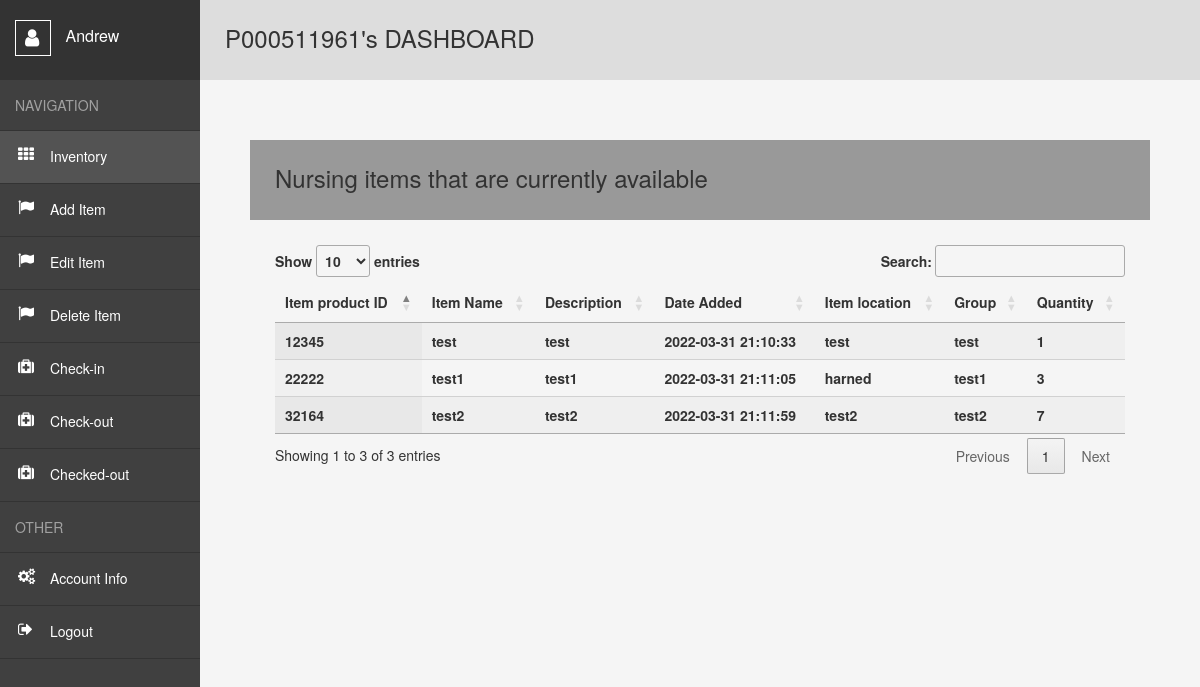
Page /user (signed in) on the earlier database version.
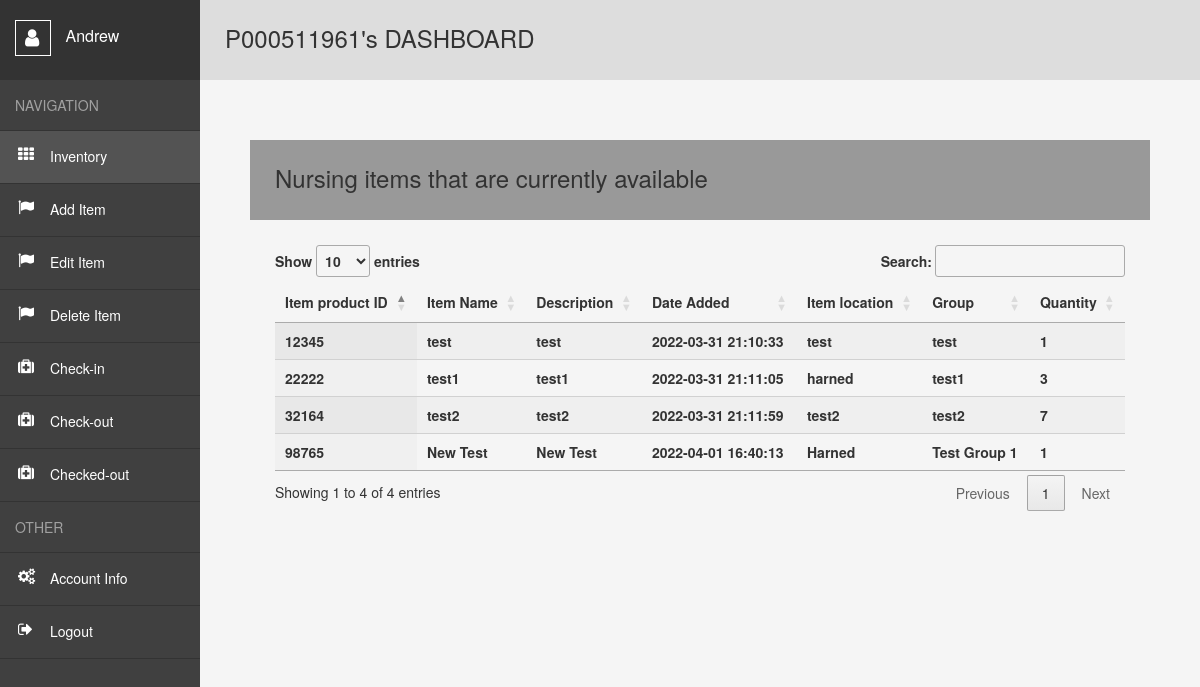
Same page on the later database version.
### website/models.py (models this page shows)
class User(db.Model, UserMixin):##usermixin makes it easier for user login
    id = db.Column(db.Integer, primary_key=True)##unique key
    email = db.Column(db.String(320), unique=True)##cant have the same email
    telnum = db.Column(db.String(10),unique=True)##cant have the same telephone number
    s_id = db.Column(db.String(9),unique=True)
    fname = db.Column(db.String(26))
    lname = db.Column(db.String(50))
    password = db.Column(db.String(15))
    sf = db.Column(db.String(7))
    zip = db.Column(db.String(5))
    date_created = db.Column(db.DateTime(timezone=True), default=func.now())
    borroweditems= db.relationship('Borroweditem', backref='user',passive_deletes=True)##reference all borroweditems##relationship with db
    creators= db.relationship('Inventory', backref='user',passive_deletes=True)##reference all borroweditems##relationship with db

class Inventory(db.Model):
    id = db.Column(db.Integer, primary_key=True)
    product_id = db.Column(db.Integer(), unique=True)
    product_name = db.Column(db.String(26))
    date_added = db.Column(db.DateTime(timezone=True), default=func.now())
    desc=db.Column(db.String(200))
    i_loc=db.Column(db.String(200))
    quantity= db.Column(db.Integer)
    group= db.Column(db.String(26))
    subgroup=db.Column(db.String(26))
    Creator = db.Column(db.Integer, db.ForeignKey('user.id', ondelete="CASCADE"),nullable=False) ##foreign key relationship //id of who added it.

### website/views.py (the view)
@views.route("/user")
@login_required## needs to be logged in to be accessed
def user():
    if session.get("SCHOOL_ID", None) is not None and session.get("FNAME",None) is not None:
        items = Inventory.query.filter().all()
        return render_template("user.html",user = current_user,data = items)
    else:
        flash("You do not have access to this page! Pls, Log in!", category="error")
        return redirect(url_for('views.home'))

### website/templates/user.html (shortened to what this page needs)
<!DOCTYPE html>
<html lang="en">
<head>
    <link rel= "stylesheet" type= "text/css" href= "{{ url_for('static',filename='styles3.css') }}">
    <link rel="stylesheet" href="https://maxcdn.bootstrapcdn.com/bootstrap/3.3.6/css/bootstrap.min.css" />
    <link href='https://cdn.datatables.net/1.10.24/css/jquery.dataTables.min.css' rel='stylesheet' type='text/css'>
</head>
<body>
  {% if session['SCHOOL_ID'] and session['FNAME'] and session['LNAME'] and session['DATE'] and session['SF'] and user.is_authenticated %}
    <div class="wrapper">
        <nav>
          <header>
            <span></span>
              {{session['FNAME']}}
          </header>
          <ul>
            <li><span>Navigation</span></li>
            <li><a class="active" style="text-decoration:none" href="{{url_for('views.user')}}">Inventory</a></li>
            <li><a style="text-decoration:none" href="{{url_for('views.add')}}">Add Item</a></li>
            <li><a style="text-decoration:none" href="{{url_for('views.edit')}}">Edit Item</a></li>
            <li><a style="text-decoration:none" href="{{url_for('views.delete')}}">Delete Item</a></li>
            <li><a style="text-decoration:none" href="{{url_for('views.Check_in')}}">Check-in</a></li>
            <li><a style="text-decoration:none" href="{{url_for('views.Check_out')}}">Check-out</a></li>
            <li><a style="text-decoration:none" href="{{url_for('views.Checked')}}">Checked-out</a></li>
            <li><span>Other</span></li>
            <li><a style="text-decoration:none" href="{{url_for('views.account_info')}}">Account Info</a></li>
            <li><a style="text-decoration:none" href="{{url_for('auth.logout')}}">Logout</a></li>
          </ul>
        </nav>
        <main>
          <h1>P{{session['SCHOOL_ID']}}'s DASHBOARD</h1>
          <div class="container-fluid">
            <div class="row" style="padding:50px;">
                <p><h2>Nursing items that are currently available</h1></p>
                <div >
                    <table id='empTable' class='display dataTable' width='100%'>
                        <thead>
                        <tr>
                            <th>Item product ID</th>
                            <th>Item Name</th>
                            <th>Description</th>
                            <th>Date Added</th>
                            <th>Item location</th>
                            <th>Group</th>
                            <th>Quantity</th>
                        </tr>
                        </thead>
                        <tbody>
                          {% for row in data %}
                          <tr>
                              <th>{{row.product_id}}</th>
                              <th>{{row.product_name}}</th>
                              <th>{{row.desc}}</th>
                              <th>{{row.date_added}}</th>
                              <th>{{row.i_loc}}</th>
                              <th>{{row.group}}</th>
                              <th>{{row.quantity}}</th>
                          </tr>
                          {% endfor %}
                        </tbody>
                    </table>
                </div>
           </div>
        </div>
        </main>
      </div>
    {% endif %}
</body>
</html>

### website/static/styles3.css (style rules this page uses)
*, *:before, *:after { margin: 0; padding: 0; box-sizing: border-box; }
*:before, *:after { content: ""; display: block; position: absolute; }
html, body { height: 100%; }
body { font: 15px "Open Sans", sans-serif; color: #777; }
a { cursor: pointer; }
ul { list-style: none; }
.wrapper { display: flex; min-height: 100%; }
nav { width: 200px; background: #404040; }
nav header { position: relative; height: 80px; padding: 20px 0 0 15px; font-size: 16px; color: #fff; background: #333; }
nav header span { position: relative; display: inline-block; width: 36px; height: 36px; margin: 0 10px 0 0; vertical-align: middle; border: 1px solid #fff; }
nav header span:before { content: "\f007"; font: normal 20px fontawesome; top: 7px; left: 9px; }
nav ul span { display: block; padding: 15px; color: rgba(255, 255, 255, 0.5); text-transform: uppercase; border-bottom: 1px solid #333; }
nav ul a { position: relative; display: block; padding: 15px 15px 17px 50px; color: #fff; border-bottom: 1px solid #333; }
nav ul a:hover, nav ul a.active { background: #535353; }
nav ul a:before { font: normal 16px fontawesome; top: 15px; left: 18px; }
nav ul li:nth-child(2) a:before { content: "\f00a"; }
nav ul li:nth-child(3) a:before { content: "\f024"; }
nav ul li:nth-child(4) a:before { content: "\f024"; }
nav ul li:nth-child(5) a:before { content: "\f024"; }
nav ul li:nth-child(6) a:before { content: "\f0fa"; }
nav ul li:nth-child(7) a:before { content: "\f0fa"; }
nav ul li:nth-child(8) a:before { content: "\f0fa"; }
nav ul li:nth-child(10) a:before { content: "\f085"; }
nav ul li:nth-child(11) a:before { content: "\f08b"; }
main { flex: 1; padding: 25px; background: #f5f5f5; }
main h1 { height: 80px; margin: -25px -25px 25px -25px; padding: 0 25px; line-height: 76px; font-size: 24px; font-weight: 400; background: #ddd; }
main h2 { height: 80px; margin: -25px -25px 25px -25px; padding: 0 25px; line-height: 76px; font-size: 24px; font-weight: 400; background: #999; }

Differences in the rows shown:
added Inventory: product_id "98765", product_name "New Test", desc "New Test", date_added "2022-04-01 16:40:13", i_loc "Harned", group "Test Group 1", quantity "1"
Other differences:
text written by a page script: "Show entries Search: Showing 1 to 3 of 3 entries Previous 1 Next" → "Show entries Search: Showing 1 to 4 of 4 entries Previous 1 Next"
